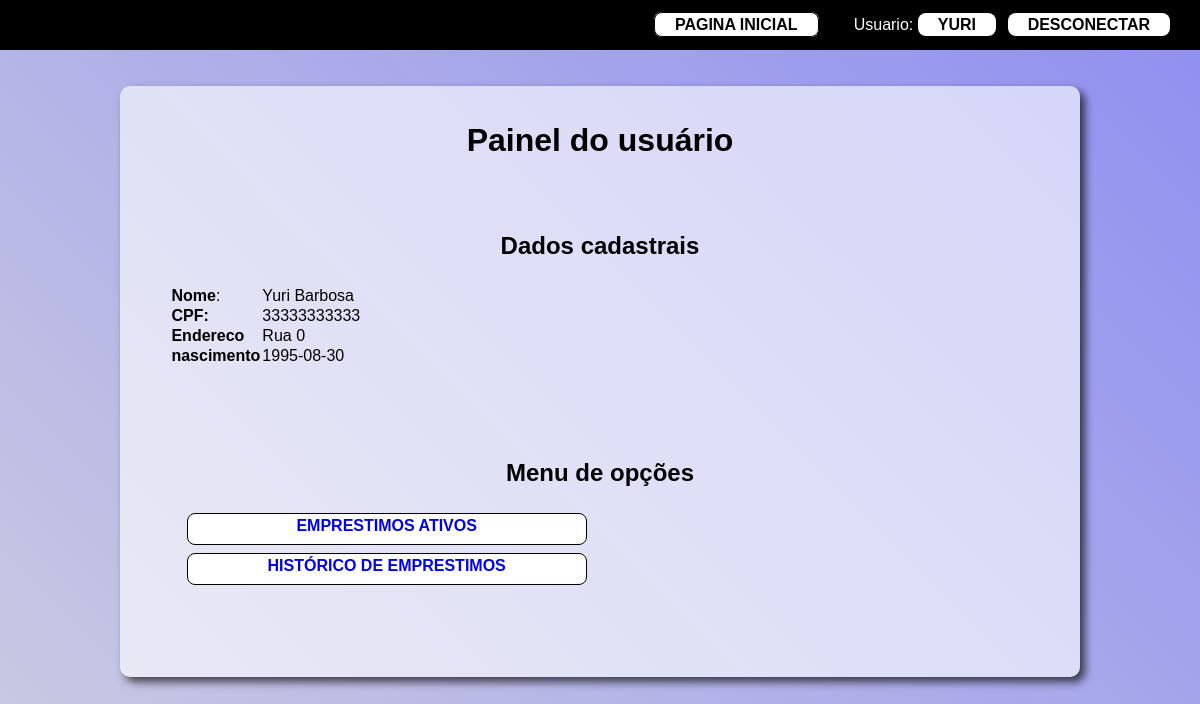
The app's page /painelDoUsuario.php (signed in) with its own data.
### tables this page shows
CREATE TABLE `client` (
  `cpf` char(11) NOT NULL,
  `nome` char(45) NOT NULL,
  `endereco` char(45) NOT NULL,
  `nascimento` date NOT NULL,
  `usuario_id` int(11) NOT NULL
);

### painelDoUsuario.php (the view, shortened to what this page needs)
<html>
<head>
	<link rel="stylesheet" type="text/css" href="css/estilo.css" media="screen"/>
</head>
<body>
    <div class="MenuContaTop">
		<?php
			if(isset($_SESSION["ConectedLT"])){
				echo"<ul align='right'>";
				echo"<li><a class='buttons2' href='index.php' >Pagina Inicial</a></li>";
				echo"<li>Usuario:  <a href='painelDoUsuario.php'> ".$_SESSION["Login"]."</a></li>";
				echo"<li><a href='validacao.php?act=logout'>Desconectar</a></li>";
				echo"</ul>";
			}
			else{
				echo"<script>alert('Acesso negado!'); </script>";
				echo"<script> window.location='index.php';</script>";
			}
		?>
	</div>
	<div >
		<?php
		$pdo = new PDO('mysql:host=localhost;dbname=locatech;charset=utf8', "root", "");
        $pdo->setAttribute(PDO::ATTR_ERRMODE, PDO::ERRMODE_EXCEPTION);
            if($_SESSION["TipoUsuario"]==1){
				$consulta = $pdo->prepare("select * from client where usuario_id=".$_SESSION['IdUsuario'].";");
                $sql = "select * from client where usuario_id=".$_SESSION['IdUsuario'].";";
                $consulta->execute();
                $check = $consulta->fetch(PDO::FETCH_ASSOC);
				echo "<div class='Painel'>";
				echo "<h1 align='center' >Painel do usuário</h1>";
					if(isset($check["cpf"])){
						echo "<div >";
							echo "<h2 align='center'>Dados cadastrais</h2>";
							echo "<table class=''>";
							foreach($pdo->query($sql) as $row )
								{
									echo "<tr>";
										echo "<td class=''><b>Nome</b>: </td>";
										echo "<td class=''>".$row["nome"]."</td>";
									echo "</tr>";
									echo "<tr>";
										echo "<td class=''><b>CPF: </b></td>";
										echo "<td class=''>".$row["cpf"]."</td>";
									echo "</tr>";
									echo "<tr>";
										echo "<td class=''><b>Endereco </b></td>";
										echo "<td class=''>".$row["endereco"]."</td>";
									echo "</tr>";
									echo "<tr>";
										echo "<td class=''><b>nascimento </b></td>";
										echo "<td class=''>".$row["nascimento"]."</td>";
									echo "</tr>";
								}
							echo "</table>";
						echo "</div>";
						echo "<div >";
							echo "<h2 align='center'>Menu de opções</h2>";
							echo "<ul>";
								echo "<li class='buttons2'><a href='listar.php?act=EmpAtivos'>Emprestimos ativos</a></li>";
								echo "<li class='buttons2'><a href='listar.php?act=EmpFinalizados'>Histórico de emprestimos</a></li>";
							echo "</ul>";
						echo "</div>";
					}
                echo "</div>";
            }
        ?>
    </div>
</body>
</html>

### css/estilo.css (style rules this page uses)
* { margin: 0; padding: 0; border: 0; text-decoration:none; font-style: normal; list-style-type:none; vertical-align:baseline; box-sizing: border-box; font-family: Arial, Helvetica, sans-serif; }
body { background: linear-gradient(45deg, rgb(203, 203, 226), rgb(143, 143, 241)); font-family: Arial; background-position: center; background-attachment: fixed; background-repeat: no-repeat; background-size: 100%; }
.MenuContaTop { position: sticky; height:50px; background-color:#000; color:#FFF; }
.MenuContaTop>ul { margin-right:2.5%; padding:0; }
.MenuContaTop>ul>li { display:inline; margin-left:1%; }
.MenuContaTop>ul>li>a { background-color:#FFF; color:#000; font-weight:bolder; text-decoration:none; text-transform:uppercase; padding:3px 20px; line-height:50px; border-radius:8px; -moz-border-radius:8px; -webkit-border-radius:8px; box-shadow:5px 4px 4px rgba(0, 0, 0, 0.6); -moz-box-shadow:5px 4px 4px rgba(0, 0, 0, 0.6); -webkit-box-shadow:5px 4px 4px rgba(0, 0, 0, 0.6); transition:all,0.9S; }
.Painel { height: auto; width: 80%; margin: 3% 10%; padding: 3% 1%; background-color:rgba(255, 255, 255, 0.61); border-radius: 10px; border: #000; box-shadow: 5px 5px 8px rgba(9, 9, 9, 0.7); }
.Painel h2 { margin-top: 3%; margin-bottom: 3%; }
.Painel div { margin: 3% 2%; padding: 2% 2%; }
.buttons2 { background-color:#FFF; margin: 1% 2%; width: 25rem; height: 2rem; font-size: medium; font-weight:bolder; text-align: center; text-transform:uppercase; padding:3px 5px; border:1px solid #000; border-radius:8px; transition:all,0.9S; }

### records on screen
client: nome "Yuri Barbosa", cpf "33333333333", endereco "Rua 0", nascimento "1995-08-30"

### other values on screen
$_SESSION["Login"] "YURI"
